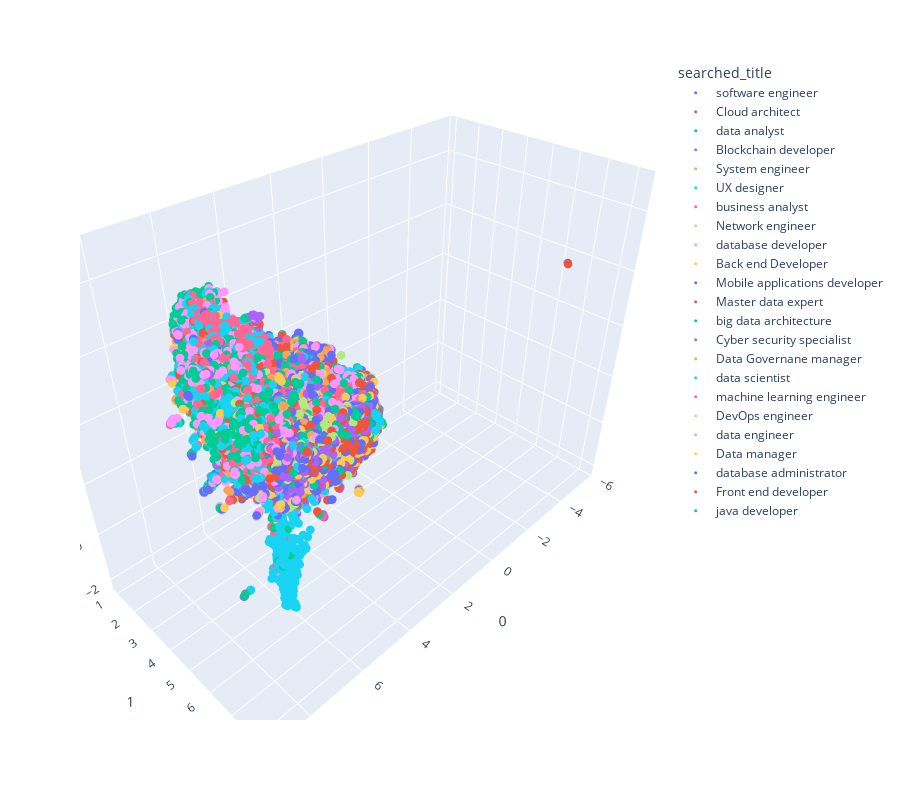

The notebook cell this image was saved under:
### Code cell
fig_3d = px.scatter_3d(
    proj_3d, x=0, y=1, z=2,
    color=desc_real["searched_title"], labels={'color': 'searched_title'},
    height=800
)
fig_3d.update_traces(marker_size=3)
fig_3d.show()

### Figure 1 — Plotly figure (JSON) as saved in the notebook; plotly's stock layout.template omitted (floating-point values rounded to 4 significant figures; data arrays with more than 128 entries replaced by an {"elided": "..."} marker saying what was removed)
{"data": [{"hovertemplate": "searched_title=software engineer<br>0=%{x}<br>1=%{y}<br>2=%{z}<extra></extra>", "legendgroup": "software engineer", "marker": {"color": "#636efa", "size": 3, "symbol": "circle"}, "mode": "markers", "name": "software engineer", "scene": "scene", "showlegend": true, "type": "scatter3d", "x": {"elided": "941 float values"}, "y": {"elided": "941 float values"}, "z": {"elided": "941 float values"}}, {"hovertemplate": "searched_title=Cloud architect<br>0=%{x}<br>1=%{y}<br>2=%{z}<extra></extra>", "legendgroup": "Cloud architect", "marker": {"color": "#EF553B", "size": 3, "symbol": "circle"}, "mode": "markers", "name": "Cloud architect", "scene": "scene", "showlegend": true, "type": "scatter3d", "x": {"elided": "652 float values"}, "y": {"elided": "652 float values"}, "z": {"elided": "652 float values"}}, {"hovertemplate": "searched_title=data analyst<br>0=%{x}<br>1=%{y}<br>2=%{z}<extra></extra>", "legendgroup": "data analyst", "marker": {"color": "#00cc96", "size": 3, "symbol": "circle"}, "mode": "markers", "name": "data analyst", "scene": "scene", "showlegend": true, "type": "scatter3d", "x": {"elided": "1042 float values"}, "y": {"elided": "1042 float values"}, "z": {"elided": "1042 float values"}}, {"hovertemplate": "searched_title=Blockchain developer<br>0=%{x}<br>1=%{y}<br>2=%{z}<extra></extra>", "legendgroup": "Blockchain developer", "marker": {"color": "#ab63fa", "size": 3, "symbol": "circle"}, "mode": "markers", "name": "Blockchain developer", "scene": "scene", "showlegend": true, "type": "scatter3d", "x": {"elided": "630 float values"}, "y": {"elided": "630 float values"}, "z": {"elided": "630 float values"}}, {"hovertemplate": "searched_title=System engineer<br>0=%{x}<br>1=%{y}<br>2=%{z}<extra></extra>", "legendgroup": "System engineer", "marker": {"color": "#FFA15A", "size": 3, "symbol": "circle"}, "mode": "markers", "name": "System engineer", "scene": "scene", "showlegend": true, "type": "scatter3d", "x": {"elided": "603 float values"}, "y": {"elided": "603 float values"}, "z": {"elided": "603 float values"}}, {"hovertemplate": "searched_title=UX designer<br>0=%{x}<br>1=%{y}<br>2=%{z}<extra></extra>", "legendgroup": "UX designer", "marker": {"color": "#19d3f3", "size": 3, "symbol": "circle"}, "mode": "markers", "name": "UX designer", "scene": "scene", "showlegend": true, "type": "scatter3d", "x": {"elided": "557 float values"}, "y": {"elided": "557 float values"}, "z": {"elided": "557 float values"}}, {"hovertemplate": "searched_title=business analyst<br>0=%{x}<br>1=%{y}<br>2=%{z}<extra></extra>", "legendgroup": "business analyst", "marker": {"color": "#FF6692", "size": 3, "symbol": "circle"}, "mode": "markers", "name": "business analyst", "scene": "scene", "showlegend": true, "type": "scatter3d", "x": {"elided": "1029 float values"}, "y": {"elided": "1029 float values"}, "z": {"elided": "1029 float values"}}, {"hovertemplate": "searched_title=Network engineer<br>0=%{x}<br>1=%{y}<br>2=%{z}<extra></extra>", "legendgroup": "Network engineer", "marker": {"color": "#B6E880", "size": 3, "symbol": "circle"}, "mode": "markers", "name": "Network engineer", "scene": "scene", "showlegend": true, "type": "scatter3d", "x": {"elided": "677 float values"}, "y": {"elided": "677 float values"}, "z": {"elided": "677 float values"}}, {"hovertemplate": "searched_title=database developer<br>0=%{x}<br>1=%{y}<br>2=%{z}<extra></extra>", "legendgroup": "database developer", "marker": {"color": "#FF97FF", "size": 3, "symbol": "circle"}, "mode": "markers", "name": "database developer", "scene": "scene", "showlegend": true, "type": "scatter3d", "x": {"elided": "724 float values"}, "y": {"elided": "724 float values"}, "z": {"elided": "724 float values"}}, {"hovertemplate": "searched_title=Back end Developer<br>0=%{x}<br>1=%{y}<br>2=%{z}<extra></extra>", "legendgroup": "Back end Developer", "marker": {"color": "#FECB52", "size": 3, "symbol": "circle"}, "mode": "markers", "name": "Back end Developer", "scene": "scene", "showlegend": true, "type": "scatter3d", "x": {"elided": "557 float values"}, "y": {"elided": "557 float values"}, "z": {"elided": "557 float values"}}, {"hovertemplate": "searched_title=Mobile applications developer<br>0=%{x}<br>1=%{y}<br>2=%{z}<extra></extra>", "legendgroup": "Mobile applications developer", "marker": {"color": "#636efa", "size": 3, "symbol": "circle"}, "mode": "markers", "name": "Mobile applications developer", "scene": "scene", "showlegend": true, "type": "scatter3d", "x": {"elided": "598 float values"}, "y": {"elided": "598 float values"}, "z": {"elided": "598 float values"}}, {"hovertemplate": "searched_title=Master data expert<br>0=%{x}<br>1=%{y}<br>2=%{z}<extra></extra>", "legendgroup": "Master data expert", "marker": {"color": "#EF553B", "size": 3, "symbol": "circle"}, "mode": "markers", "name": "Master data expert", "scene": "scene", "showlegend": true, "type": "scatter3d", "x": {"elided": "394 float values"}, "y": {"elided": "394 float values"}, "z": {"elided": "394 float values"}}, {"hovertemplate": "searched_title=big data architecture<br>0=%{x}<br>1=%{y}<br>2=%{z}<extra></extra>", "legendgroup": "big data architecture", "marker": {"color": "#00cc96", "size": 3, "symbol": "circle"}, "mode": "markers", "name": "big data architecture", "scene": "scene", "showlegend": true, "type": "scatter3d", "x": {"elided": "773 float values"}, "y": {"elided": "773 float values"}, "z": {"elided": "773 float values"}}, {"hovertemplate": "searched_title=Cyber security specialist<br>0=%{x}<br>1=%{y}<br>2=%{z}<extra></extra>", "legendgroup": "Cyber security specialist", "marker": {"color": "#ab63fa", "size": 3, "symbol": "circle"}, "mode": "markers", "name": "Cyber security specialist", "scene": "scene", "showlegend": true, "type": "scatter3d", "x": {"elided": "566 float values"}, "y": {"elided": "566 float values"}, "z": {"elided": "566 float values"}}, {"hovertemplate": "searched_title=Data Governane manager<br>0=%{x}<br>1=%{y}<br>2=%{z}<extra></extra>", "legendgroup": "Data Governane manager", "marker": {"color": "#FFA15A", "size": 3, "symbol": "circle"}, "mode": "markers", "name": "Data Governane manager", "scene": "scene", "showlegend": true, "type": "scatter3d", "x": {"elided": "403 float values"}, "y": {"elided": "403 float values"}, "z": {"elided": "403 float values"}}, {"hovertemplate": "searched_title=data scientist<br>0=%{x}<br>1=%{y}<br>2=%{z}<extra></extra>", "legendgroup": "data scientist", "marker": {"color": "#19d3f3", "size": 3, "symbol": "circle"}, "mode": "markers", "name": "data scientist", "scene": "scene", "showlegend": true, "type": "scatter3d", "x": {"elided": "753 float values"}, "y": {"elided": "753 float values"}, "z": {"elided": "753 float values"}}, {"hovertemplate": "searched_title=machine learning engineer<br>0=%{x}<br>1=%{y}<br>2=%{z}<extra></extra>", "legendgroup": "machine learning engineer", "marker": {"color": "#FF6692", "size": 3, "symbol": "circle"}, "mode": "markers", "name": "machine learning engineer", "scene": "scene", "showlegend": true, "type": "scatter3d", "x": {"elided": "472 float values"}, "y": {"elided": "472 float values"}, "z": {"elided": "472 float values"}}, {"hovertemplate": "searched_title=DevOps engineer<br>0=%{x}<br>1=%{y}<br>2=%{z}<extra></extra>", "legendgroup": "DevOps engineer", "marker": {"color": "#B6E880", "size": 3, "symbol": "circle"}, "mode": "markers", "name": "DevOps engineer", "scene": "scene", "showlegend": true, "type": "scatter3d", "x": {"elided": "766 float values"}, "y": {"elided": "766 float values"}, "z": {"elided": "766 float values"}}, {"hovertemplate": "searched_title=data engineer<br>0=%{x}<br>1=%{y}<br>2=%{z}<extra></extra>", "legendgroup": "data engineer", "marker": {"color": "#FF97FF", "size": 3, "symbol": "circle"}, "mode": "markers", "name": "data engineer", "scene": "scene", "showlegend": true, "type": "scatter3d", "x": {"elided": "780 float values"}, "y": {"elided": "780 float values"}, "z": {"elided": "780 float values"}}, {"hovertemplate": "searched_title=Data manager<br>0=%{x}<br>1=%{y}<br>2=%{z}<extra></extra>", "legendgroup": "Data manager", "marker": {"color": "#FECB52", "size": 3, "symbol": "circle"}, "mode": "markers", "name": "Data manager", "scene": "scene", "showlegend": true, "type": "scatter3d", "x": {"elided": "381 float values"}, "y": {"elided": "381 float values"}, "z": {"elided": "381 float values"}}, {"hovertemplate": "searched_title=database administrator<br>0=%{x}<br>1=%{y}<br>2=%{z}<extra></extra>", "legendgroup": "database administrator", "marker": {"color": "#636efa", "size": 3, "symbol": "circle"}, "mode": "markers", "name": "database administrator", "scene": "scene", "showlegend": true, "type": "scatter3d", "x": {"elided": "532 float values"}, "y": {"elided": "532 float values"}, "z": {"elided": "532 float values"}}, {"hovertemplate": "searched_title=Front end developer<br>0=%{x}<br>1=%{y}<br>2=%{z}<extra></extra>", "legendgroup": "Front end developer", "marker": {"color": "#EF553B", "size": 3, "symbol": "circle"}, "mode": "markers", "name": "Front end developer", "scene": "scene", "showlegend": true, "type": "scatter3d", "x": {"elided": "537 float values"}, "y": {"elided": "537 float values"}, "z": {"elided": "537 float values"}}, {"hovertemplate": "searched_title=java developer<br>0=%{x}<br>1=%{y}<br>2=%{z}<extra></extra>", "legendgroup": "java developer", "marker": {"color": "#00cc96", "size": 3, "symbol": "circle"}, "mode": "markers", "name": "java developer", "scene": "scene", "showlegend": true, "type": "scatter3d", "x": {"elided": "398 float values"}, "y": {"elided": "398 float values"}, "z": {"elided": "398 float values"}}], "layout": {"height": 800, "legend": {"title": {"text": "searched_title"}, "tracegroupgap": 0}, "margin": {"t": 60}, "scene": {"domain": {"x": [0, 1], "y": [0, 1]}, "xaxis": {"title": {"text": "0"}}, "yaxis": {"title": {"text": "1"}}, "zaxis": {"title": {"text": "2"}}}}}
